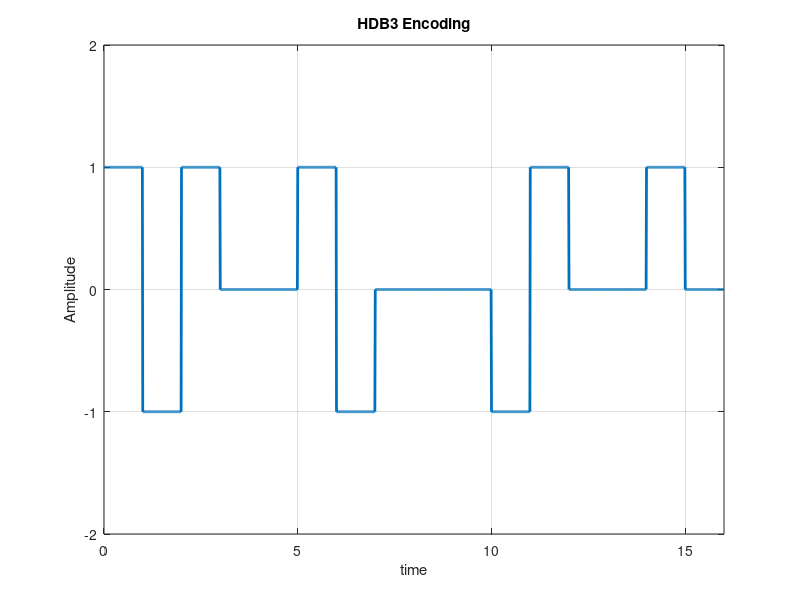

Here is the MATLAB script that generated this plot:
clc
clear all
close all

data = [1 1 0 0 0 0 1 0 0 0 0 0 0 0 0 0];

sample_per_bit = 100;
bitRate = 1;
total_bits = length(data);
total_sample_size = total_bits*sample_per_bit;
total_sample_time = total_bits/bitRate;
time_per_sample = total_sample_time/total_sample_size;
t = 0:time_per_sample:total_sample_time;
y = zeros(1,length(t));

previous = -1;
count = 0;
pre_non_zero = 0;

for i = 1:total_bits
  if data(i) == 0
    count = count+1;
    if count==4
      if (mod(pre_non_zero,2))!=0  %number of non-zero after last substitution-- odd
        y((i-4)*sample_per_bit+1 : (i-3)*sample_per_bit)=0;
        y((i-3)*sample_per_bit+1 : (i-2)*sample_per_bit)=0;
        y((i-2)*sample_per_bit+1 : (i-1)*sample_per_bit)=0;
        y((i-1)*sample_per_bit+1 : i*sample_per_bit)=previous;
       else
        y((i-4)*sample_per_bit+1 : (i-3)*sample_per_bit)=-previous;
        previous=-previous;
        y((i-3)*sample_per_bit+1 : (i-2)*sample_per_bit)=0;
        y((i-2)*sample_per_bit+1 : (i-1)*sample_per_bit)=0;
        y((i-1)*sample_per_bit+1 : i*sample_per_bit)=previous;
       endif;
      count=0;
      pre_non_zero=0;
    endif
  else
    count=0;
    y((i-1)*sample_per_bit+1 : i*sample_per_bit) = -previous;
    previous = -previous;
    pre_non_zero = pre_non_zero+1;
  endif
endfor

plot(t,y,'Linewidth',2);
axis([0 t(end) -2 2]);
grid on;
xlabel('time');
ylabel('Amplitude');
title('HDB3 Encoding');

%decoding of B8ZS


pre = -1;
count = 0;
for j=1:total_sample_size
  if t(j)>count
    count = count+1;
    if y(j) == pre
      decoded_data(count-3:count)=0;
    else
      if y(j) == 0
        decoded_data(count)=0;
      else
        decoded_data(count)=1;
        pre = -pre;
      endif
    endif
  endif
endfor;
disp('Decoded HDB3');
disp(decoded_data);

